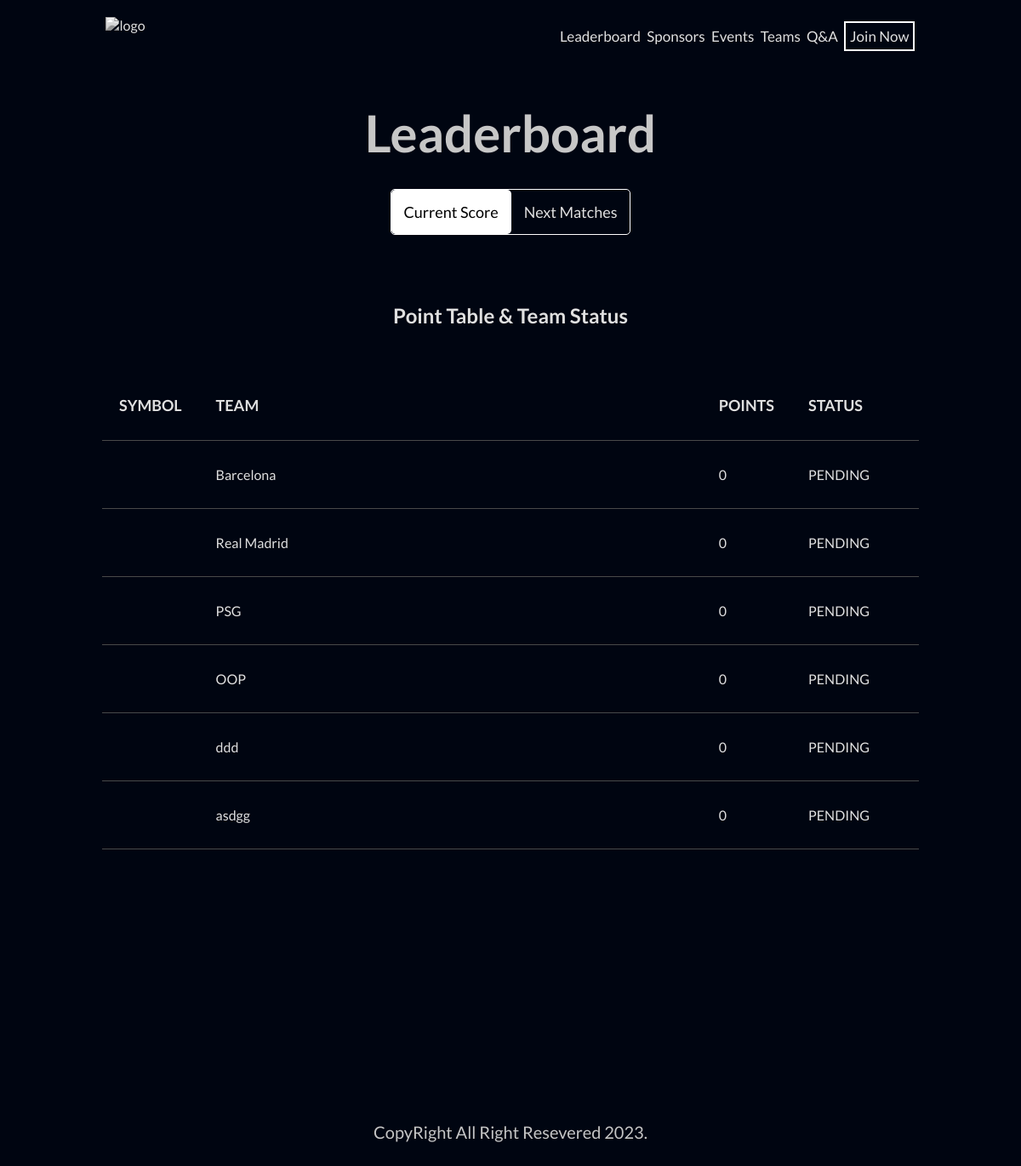
The app's page /leaderboard/, older data.
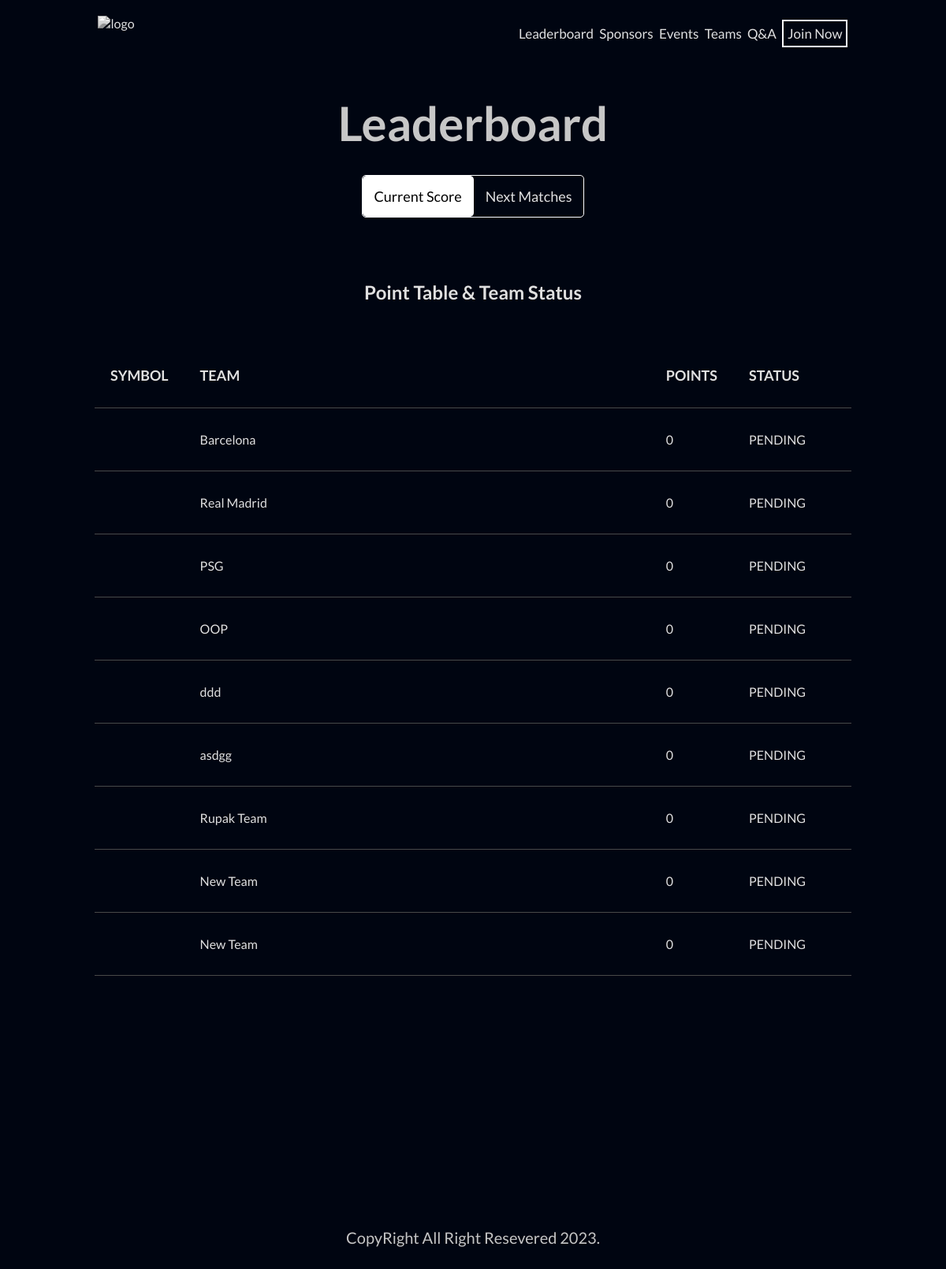
The same page, newer data.
### sportsApp/models.py (models this page shows, shortened)
class PointTable(models.Model):
    PENDING = 'Pending'
    STATUS_CHOICES = (
        ('PENDING','Pending'),
        ('IN_MATCH','In Match'),
        ('ELIMINATED','Eliminated')
    )
    team = models.ForeignKey(Team,on_delete=models.CASCADE)
    points = models.PositiveIntegerField(default=0)
    status = models.CharField(max_length=20,choices = STATUS_CHOICES,default='PENDING')

class Team(models.Model):
    SPORT_TYPES = (
        ('FOOTBALL','Football'),
    )
    GENDER = (
        ("MALE","male"),
        ('FEMALE','female'),
    )
    name = models.CharField(max_length=255, blank=True)
    total_players = models.PositiveIntegerField(blank=True, null=True)
    sports_genere = models.CharField(max_length=25,choices=SPORT_TYPES,default='FOOTBALL',blank=True)
    short_name = models.CharField(unique=True,max_length=10,blank=True,null=True)
    email = models.EmailField(max_length=100,unique=True)
    address = models.CharField(max_length=255,blank=True,null=True)
    is_verified = models.BooleanField(default=False)
    user = models.OneToOneField(User,on_delete=models.CASCADE,null=True,blank=True)
    logo = models.ImageField(upload_to="images/teams/",blank=True,null=True)
    banner = models.ImageField(upload_to='images/banner/',blank=True,null=True)
    gender = models.CharField(max_length=25,blank=True,null=True)
    created_at = models.DateField(blank=True, null=True,auto_now_add=True)
    updated_at = models.DateField(auto_now=True,blank=True,null=True)
    def __str__(self) -> str:
        return f'{self.name}'

### sportsApp/views.py (the view)
# urls.py: path('leaderboard/',views.leaderboard,name='leaderboard'),
def leaderboard(request):
    point_table = PointTable.objects.all().order_by('-points')
    tie_sheet = TieSheet.objects.all().order_by('-match_date')
    return render(request,'./leaderboard/leaderboard.html',{'point_table':point_table,'tie_sheet':tie_sheet})

### sportsApp/templates/leaderboard/leaderboard.html (shortened to what this page needs)
{% extends 'index.html' %}
{% block content %}
<div class="leaderboard_container">
    <div class="size_manager">
        <h1>Leaderboard</h1>
        <div class="toggle_box">
            <div class="options">
                <a class="active" onclick="toggleActive(0)">Current Score</a>
                <a onclick="toggleActive(1)">Next Matches</a>
            </div>
        </div>
        <div class="leaderboard_details">
            <div class="table" id="pointTable">
                {% include './pointTable.html' %}
            </div>
        </div>
    </div>
</div>
{% endblock content %}

### sportsApp/templates/leaderboard/pointTable.html
<div class="point_table_container">
    <h2>Point Table & Team Status</h2>
    <div class="size_manager">
        <div class="team_table">
            <table>
                <thead>
                    <tr>
                        <th>SYMBOL</th>
                        <th>TEAM</th>
                        <th>POINTS</th>
                        <th>STATUS</th>
                    </tr>
                </thead>
                <tbody>
                    {% for data in point_table %}
                        <tr>
                            <td>{{data.team.team_code}}</td>
                            <td>{{data.team}}</td>
                            <td>{{data.points}}</td>
                            <td>{{data.status}}</td>
                        </tr>
                    {% endfor %}
                </tbody>
            </table>
        </div>
    </div>
</div>

Row changes from the older to the newer data that the page shows:
added PointTable: team "Rupak Team", points "0", status "PENDING"
added PointTable: team "New Team", points "0", status "PENDING"
added PointTable: team "New Team", points "0", status "PENDING"
